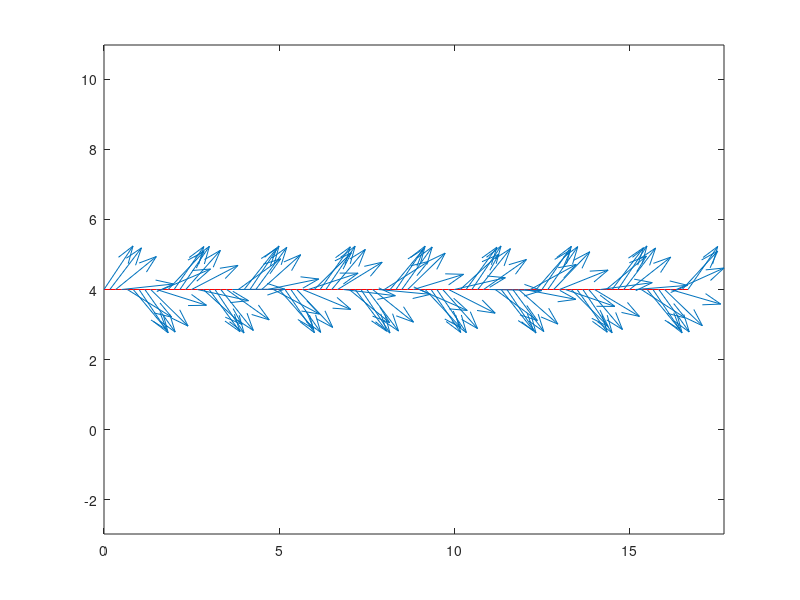

Here is the MATLAB script that generated this plot: (Note: this script raises an error after producing the figure.)
%make human's path
t = 0:0.5:50;
x = t/3;
%Matt debugging - human go in straight line on x axis
y = 0.0*cos(3*x)+4;
% y = .5*sin(3*x)+4;
z = zeros(1,size(t,2));
%Matt Debugging 
% slope = .5*-3*sin(3*x);
slope = .5*3*cos(3*x);
psi = atan(slope);

%test plot to make sure direction and positioning are correct
plot(x,y,'r')
hold on
quiver(x,y,cos(psi),sin(psi))
axis equal

%save as timeseries into human structure
human.x = timeseries(x,t);
human.y = timeseries(y,t);
human.z = timeseries(z,t);
human.psi = timeseries(psi,t);

% save as .mat for later ;)
save('humanPathStraight.mat','human')
